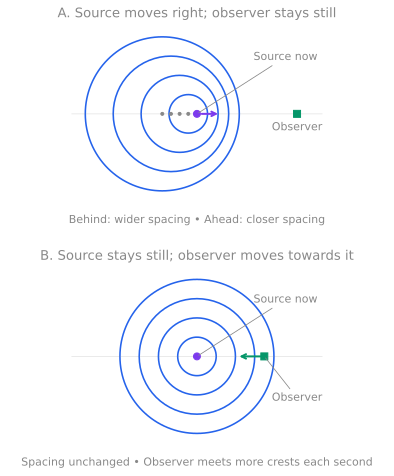

Write Python code to recreate this figure.
"""Exact circular wavefront snapshots, at equal emission intervals, in the medium frame."""
from pathlib import Path
import re
import matplotlib
matplotlib.use('Agg')
import matplotlib.pyplot as plt
from matplotlib.patches import Circle
plt.rcParams.update({'svg.fonttype':'none','font.family':'DejaVu Sans','font.size':11,
 'text.color':'#888888','axes.labelcolor':'#888888','figure.facecolor':'none','axes.facecolor':'none'})
fig,axs=plt.subplots(2,1,figsize=(9,7.5))
fig.subplots_adjust(hspace=.40)
for ax in axs:
 ax.set_aspect('equal');ax.set_xlim(-6.5,6.5);ax.set_ylim(-4.5,4.5);ax.axis('off')
 ax.axhline(0,color='#888888',alpha=.22,lw=.8)
for age in range(1,5):
 center=-.45*age
 axs[0].add_patch(Circle((center,0),age,fill=False,lw=1.6,edgecolor='#2563eb'))
 axs[0].plot(center,0,'o',ms=3,color='#888888')
 axs[1].add_patch(Circle((0,0),age,fill=False,lw=1.6,edgecolor='#2563eb'))
for ax in axs:
 ax.plot(0,0,'o',color='#7c3aed',ms=7)
 ax.annotate('Source now',xy=(0,0),xytext=(4.6,2.8),ha='center',color='#888888',arrowprops={'arrowstyle':'-','color':'#888888','lw':.8})
axs[0].set_title('A. Source moves right; observer stays still',pad=10)
axs[0].annotate('',xy=(1.2,0),xytext=(.15,0),arrowprops={'arrowstyle':'->','color':'#7c3aed','lw':2})
axs[0].plot(5.2,0,'s',color='#059669',ms=7)
axs[0].text(5.2,-.85,'Observer',ha='center',color='#888888')
axs[0].text(.5,-.13,'Behind: wider spacing     •     Ahead: closer spacing',transform=axs[0].transAxes,ha='center',color='#888888')
axs[1].set_title('B. Source stays still; observer moves towards it',pad=10)
axs[1].plot(3.5,0,'s',color='#059669',ms=7)
axs[1].annotate('',xy=(2.1,0),xytext=(3.4,0),arrowprops={'arrowstyle':'->','color':'#059669','lw':2})
axs[1].annotate('Observer',xy=(3.5,0),xytext=(5.2,-2.3),ha='center',color='#888888',arrowprops={'arrowstyle':'-','color':'#888888','lw':.8})
axs[1].text(.5,-.13,'Spacing unchanged     •     Observer meets more crests each second',transform=axs[1].transAxes,ha='center',color='#888888')
p=Path(__file__).with_suffix('.svg')
fig.savefig(p,transparent=True,bbox_inches='tight')
s=p.read_text();s=re.sub(r'<svg([^>]+)>',lambda m:'<svg'+re.sub(r'\s(?:width|height)="[^"]*"','',m[1])+' width="100%">',s,count=1)
p.write_text('\n'.join(l.rstrip() for l in s.splitlines())+'\n')
